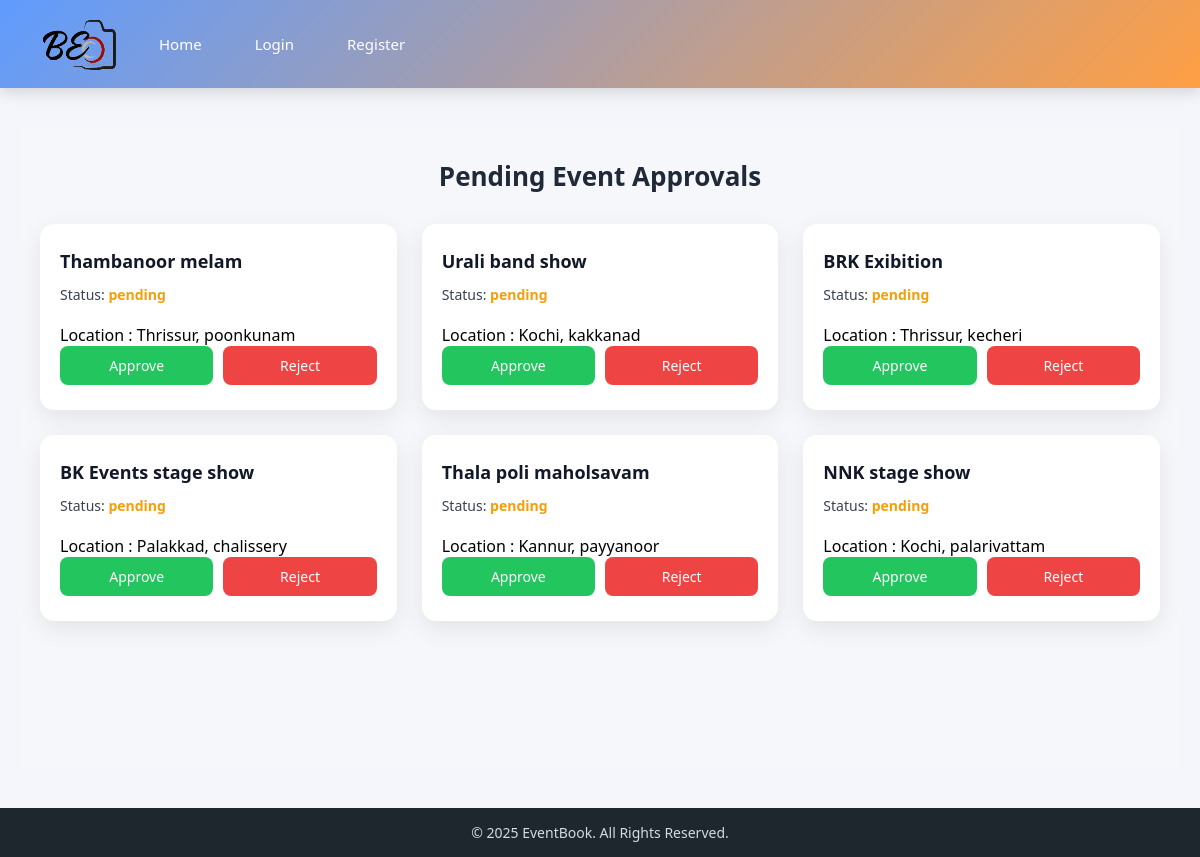
Screenshot of /pending_page with the database file from the repository.
### app1/models.py (models this page shows, shortened)
class Events(models.Model):
    hoster = models.ForeignKey(CustomUser,on_delete=models.CASCADE,null=True)
    title = models.CharField(max_length=50)
    event_cat = models.ForeignKey(event_category,on_delete=models.CASCADE)
    location = models.TextField(null=True)
    e_image = models.ImageField(upload_to='events')
    STATUS = (
        ('pending','pending'),
        ('approved','approved'),
        ('rejected','rejected')
    )
    admin_approval = models.CharField(max_length=50,choices=STATUS,default='pending')

### app1/views.py (the view)
# urls.py: path('pending_page',pending_page,name='pending_page'),
def pending_page(request):
    events = Events.objects.filter(admin_approval='pending')
    return render(request,'pending_page.html',{'events':events})

### template/pending_page.html (shortened to what this page needs)
{%extends 'base.html'%}
{%block contents%}
<!DOCTYPE html>
<html lang="en">
<head>
    <link rel="stylesheet" href="/static/css/admin_pending.css">
</head>
<body>
    <div class="admin-page">
    <h2 class="page-title">Pending Event Approvals</h2>
    {% if events %}
        <div class="event-grid">
            {% for i in events %}
                <div class="event-card">
                    <h3 class="event-title">{{ i.title }}</h3>
                    <p class="event-status">
                        Status:
                        <span class="pending">{{ i.admin_approval }}</span>
                    </p>
                    <p>Location : {{i.location}}</p>
                    <div class="action-buttons">
                        <a href="{% url 'approve' i.id %}" class="btn approve">
                            Approve
                        </a>
                        <a href="{% url 'reject_event' i.id %}" class="btn reject">
                            Reject
                        </a>
                    </div>
                </div>
            {% endfor %}
        </div>
    {% else %}
        <p class="empty-text">No pending posts available.</p>
    {% endif %}
</div>
</body>
</html>
{%endblock%}

### static/css/base_pg.css (style rules this page uses)
* { margin: 0; padding: 0; box-sizing: border-box; }
html, body { height: 100%; }
body { font-family: "Segoe UI", Tahoma, sans-serif; background: #f4f6fb; }

### static/css/admin_pending.css (style rules this page uses)
* { margin: 0; padding: 0; box-sizing: border-box; font-family: "Segoe UI", Tahoma, Geneva, Verdana, sans-serif; }
.admin-page { padding: 30px 20px; min-height: calc(100vh - 160px); background: #f5f7fb; }
.page-title { text-align: center; margin-bottom: 30px; font-size: 26px; font-weight: 600; color: #1f2937; }
.event-grid { display: grid; grid-template-columns: repeat(auto-fit, minmax(280px, 1fr)); gap: 25px; max-width: 1200px; margin: 0 auto; }
.event-card { background: #ffffff; padding: 25px 20px; border-radius: 14px; box-shadow: 0 8px 24px rgba(0, 0, 0, 0.08); transition: transform 0.3s ease; }
.event-title { font-size: 18px; font-weight: 600; color: #111827; margin-bottom: 12px; }
.event-status { font-size: 14px; margin-bottom: 20px; color: #374151; }
.pending { color: #f59e0b; font-weight: 600; }
.action-buttons { display: flex; justify-content: space-between; gap: 10px; }
.btn { flex: 1; text-align: center; padding: 10px 0; border-radius: 8px; font-size: 14px; text-decoration: none; font-weight: 500; transition: all 0.3s ease; }
.approve { background: #22c55e; color: #ffffff; }
.reject { background: #ef4444; color: #ffffff; }

### rows the page displays
Events: title "Thambanoor melam", admin_approval "pending", location "Thrissur, poonkunam"
Events: title "Urali band show", admin_approval "pending", location "Kochi, kakkanad"
Events: title "BRK Exibition", admin_approval "pending", location "Thrissur, kecheri"
Events: title "BK Events stage show", admin_approval "pending", location "Palakkad, chalissery"
Events: title "Thala poli maholsavam", admin_approval "pending", location "Kannur, payyanoor"
Events: title "NNK stage show", admin_approval "pending", location "Kochi, palarivattam"
